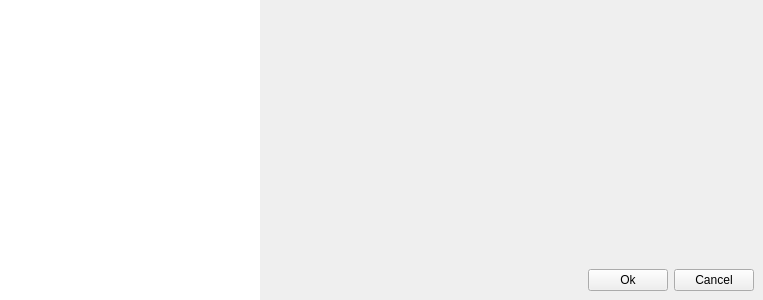
<?xml version="1.0" encoding="UTF-8"?>
<ui version="4.0">
 <class>OSPluginPreferencesView</class>
 <widget class="QWidget" name="OSPluginPreferencesView">
  <property name="geometry">
   <rect>
    <x>0</x>
    <y>0</y>
    <width>763</width>
    <height>300</height>
   </rect>
  </property>
  <property name="windowTitle">
   <string>Project Plugin Preferences</string>
  </property>
  <layout class="QHBoxLayout" name="horizontalLayout">
   <property name="spacing">
    <number>0</number>
   </property>
   <property name="leftMargin">
    <number>0</number>
   </property>
   <property name="topMargin">
    <number>0</number>
   </property>
   <property name="rightMargin">
    <number>0</number>
   </property>
   <property name="bottomMargin">
    <number>0</number>
   </property>
   <item>
    <widget class="QListWidget" name="listView">
     <property name="maximumSize">
      <size>
       <width>260</width>
       <height>16777215</height>
      </size>
     </property>
     <property name="frameShape">
      <enum>QFrame::NoFrame</enum>
     </property>
    </widget>
   </item>
   <item>
    <widget class="QWidget" name="widget" native="true">
     <layout class="QVBoxLayout" name="verticalLayout">
      <item>
       <widget class="OSTargetSettingsView" name="settingsView" native="true"/>
      </item>
      <item>
       <spacer name="verticalSpacer">
        <property name="orientation">
         <enum>Qt::Vertical</enum>
        </property>
        <property name="sizeHint" stdset="0">
         <size>
          <width>20</width>
          <height>40</height>
         </size>
        </property>
       </spacer>
      </item>
      <item>
       <layout class="QHBoxLayout" name="horizontalLayout_2">
        <item>
         <spacer name="horizontalSpacer">
          <property name="orientation">
           <enum>Qt::Horizontal</enum>
          </property>
          <property name="sizeHint" stdset="0">
           <size>
            <width>40</width>
            <height>20</height>
           </size>
          </property>
         </spacer>
        </item>
        <item>
         <widget class="QPushButton" name="acceptButton">
          <property name="text">
           <string>Ok</string>
          </property>
         </widget>
        </item>
        <item>
         <widget class="QPushButton" name="rejectButton">
          <property name="text">
           <string>Cancel</string>
          </property>
         </widget>
        </item>
       </layout>
      </item>
     </layout>
    </widget>
   </item>
  </layout>
 </widget>
 <customwidgets>
  <customwidget>
   <class>OSTargetSettingsView</class>
   <extends>QWidget</extends>
   <header>OSTargetSettingsView.h</header>
   <container>1</container>
  </customwidget>
 </customwidgets>
 <resources/>
 <connections>
  <connection>
   <sender>rejectButton</sender>
   <signal>clicked()</signal>
   <receiver>OSPluginPreferencesView</receiver>
   <slot>close()</slot>
   <hints>
    <hint type="sourcelabel">
     <x>699</x>
     <y>280</y>
    </hint>
    <hint type="destinationlabel">
     <x>860</x>
     <y>608</y>
    </hint>
   </hints>
  </connection>
  <connection>
   <sender>acceptButton</sender>
   <signal>clicked()</signal>
   <receiver>OSPluginPreferencesView</receiver>
   <slot>accept()</slot>
   <hints>
    <hint type="sourcelabel">
     <x>622</x>
     <y>282</y>
    </hint>
    <hint type="destinationlabel">
     <x>584</x>
     <y>358</y>
    </hint>
   </hints>
  </connection>
 </connections>
 <slots>
  <slot>accept()</slot>
 </slots>
</ui>
